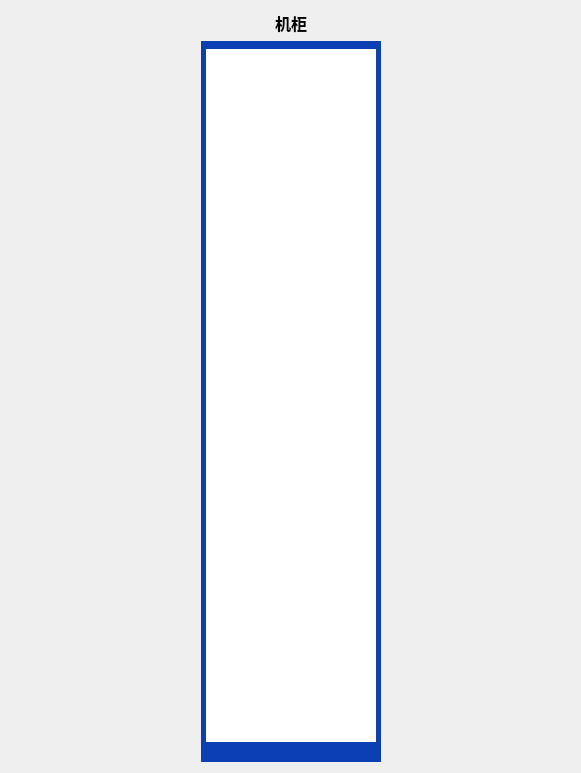
<?xml version="1.0" encoding="UTF-8"?>
<ui version="4.0">
 <class>DialogCabinetPostion</class>
 <widget class="QDialog" name="DialogCabinetPostion">
  <property name="geometry">
   <rect>
    <x>0</x>
    <y>0</y>
    <width>581</width>
    <height>773</height>
   </rect>
  </property>
  <property name="minimumSize">
   <size>
    <width>0</width>
    <height>600</height>
   </size>
  </property>
  <property name="maximumSize">
   <size>
    <width>16777215</width>
    <height>16777215</height>
   </size>
  </property>
  <property name="font">
   <font>
    <family>微软雅黑</family>
    <pointsize>12</pointsize>
   </font>
  </property>
  <property name="windowTitle">
   <string>机柜位置</string>
  </property>
  <property name="styleSheet">
   <string notr="true">QDialog#DialogCabinetPostion{background-image: url(:/image/box_background);}</string>
  </property>
  <layout class="QHBoxLayout" name="horizontalLayout" stretch="1,0,1">
   <item>
    <widget class="WidgetPduDevice" name="widget_left" native="true">
     <property name="font">
      <font>
       <family>微软雅黑</family>
       <pointsize>12</pointsize>
      </font>
     </property>
    </widget>
   </item>
   <item>
    <layout class="QVBoxLayout" name="verticalLayout">
     <property name="bottomMargin">
      <number>0</number>
     </property>
     <item>
      <widget class="QLabel" name="label">
       <property name="font">
        <font>
         <family>微软雅黑</family>
         <pointsize>12</pointsize>
         <weight>75</weight>
         <bold>true</bold>
        </font>
       </property>
       <property name="text">
        <string>机柜</string>
       </property>
       <property name="alignment">
        <set>Qt::AlignCenter</set>
       </property>
      </widget>
     </item>
     <item>
      <widget class="WidgetCabinetPostion" name="tableWidget_cabinet">
       <property name="maximumSize">
        <size>
         <width>180</width>
         <height>16777215</height>
        </size>
       </property>
       <property name="font">
        <font>
         <pointsize>12</pointsize>
        </font>
       </property>
       <property name="focusPolicy">
        <enum>Qt::NoFocus</enum>
       </property>
       <property name="contextMenuPolicy">
        <enum>Qt::CustomContextMenu</enum>
       </property>
       <property name="layoutDirection">
        <enum>Qt::LeftToRight</enum>
       </property>
       <property name="styleSheet">
        <string notr="true">QTableWidget{
	border-left:5px solid rgb(12,62,180);
	border-right:5px solid rgb(12,62,180);
	border-top:8px solid rgb(12,62,180);
	border-bottom:20px solid rgb(12,62,180);
	gridline-color: rgb(12,62,180);
}
QTableWidget::item
{
/*	border: 1px solid rgb(102,198,249);*/
	color: gray;
}
/*QTableWidget::item:selected
{
	background: rgb(44,105,182);
	color: white;
}
QTableWidget::item:hover:!selected
{
	background: rgb(102,198,249);
	color: white;
}*/</string>
       </property>
       <property name="sizeAdjustPolicy">
        <enum>QAbstractScrollArea::AdjustToContents</enum>
       </property>
       <property name="autoScroll">
        <bool>true</bool>
       </property>
       <property name="editTriggers">
        <set>QAbstractItemView::NoEditTriggers</set>
       </property>
       <property name="showDropIndicator" stdset="0">
        <bool>false</bool>
       </property>
       <property name="dragDropOverwriteMode">
        <bool>false</bool>
       </property>
       <property name="alternatingRowColors">
        <bool>true</bool>
       </property>
       <property name="selectionMode">
        <enum>QAbstractItemView::NoSelection</enum>
       </property>
       <property name="selectionBehavior">
        <enum>QAbstractItemView::SelectRows</enum>
       </property>
       <property name="textElideMode">
        <enum>Qt::ElideLeft</enum>
       </property>
       <property name="showGrid">
        <bool>true</bool>
       </property>
       <property name="gridStyle">
        <enum>Qt::SolidLine</enum>
       </property>
       <property name="sortingEnabled">
        <bool>false</bool>
       </property>
       <property name="wordWrap">
        <bool>false</bool>
       </property>
       <property name="cornerButtonEnabled">
        <bool>false</bool>
       </property>
       <property name="rowCount">
        <number>0</number>
       </property>
       <property name="columnCount">
        <number>1</number>
       </property>
       <attribute name="horizontalHeaderVisible">
        <bool>false</bool>
       </attribute>
       <attribute name="horizontalHeaderHighlightSections">
        <bool>true</bool>
       </attribute>
       <attribute name="horizontalHeaderMinimumSectionSize">
        <number>25</number>
       </attribute>
       <attribute name="horizontalHeaderStretchLastSection">
        <bool>true</bool>
       </attribute>
       <attribute name="verticalHeaderVisible">
        <bool>false</bool>
       </attribute>
       <attribute name="verticalHeaderDefaultSectionSize">
        <number>9</number>
       </attribute>
       <attribute name="verticalHeaderHighlightSections">
        <bool>false</bool>
       </attribute>
       <attribute name="verticalHeaderMinimumSectionSize">
        <number>4</number>
       </attribute>
       <attribute name="verticalHeaderStretchLastSection">
        <bool>false</bool>
       </attribute>
       <column/>
      </widget>
     </item>
    </layout>
   </item>
   <item>
    <widget class="WidgetPduDevice" name="widget_right" native="true">
     <property name="font">
      <font>
       <family>微软雅黑</family>
       <pointsize>12</pointsize>
      </font>
     </property>
    </widget>
   </item>
  </layout>
  <action name="action_add">
   <property name="text">
    <string>添加机架设备</string>
   </property>
  </action>
  <action name="action_delete">
   <property name="text">
    <string>删除机架设备</string>
   </property>
  </action>
  <action name="action_modify">
   <property name="text">
    <string>修改机架设备</string>
   </property>
  </action>
 </widget>
 <customwidgets>
  <customwidget>
   <class>WidgetPduDevice</class>
   <extends>QWidget</extends>
   <header>widgetpdudevice.h</header>
   <container>1</container>
  </customwidget>
  <customwidget>
   <class>WidgetCabinetPostion</class>
   <extends>QTableWidget</extends>
   <header>widgetcabinetpostion.h</header>
  </customwidget>
 </customwidgets>
 <resources/>
 <connections/>
</ui>
